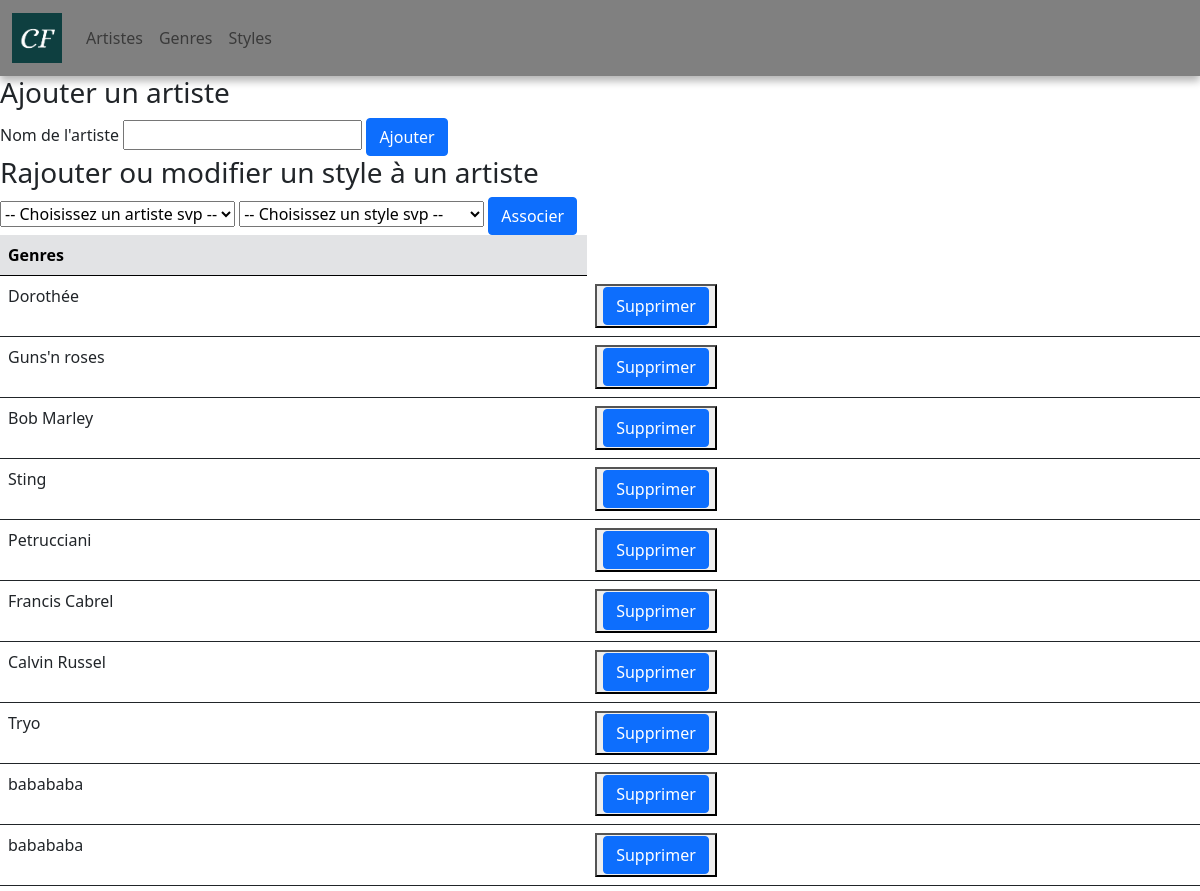
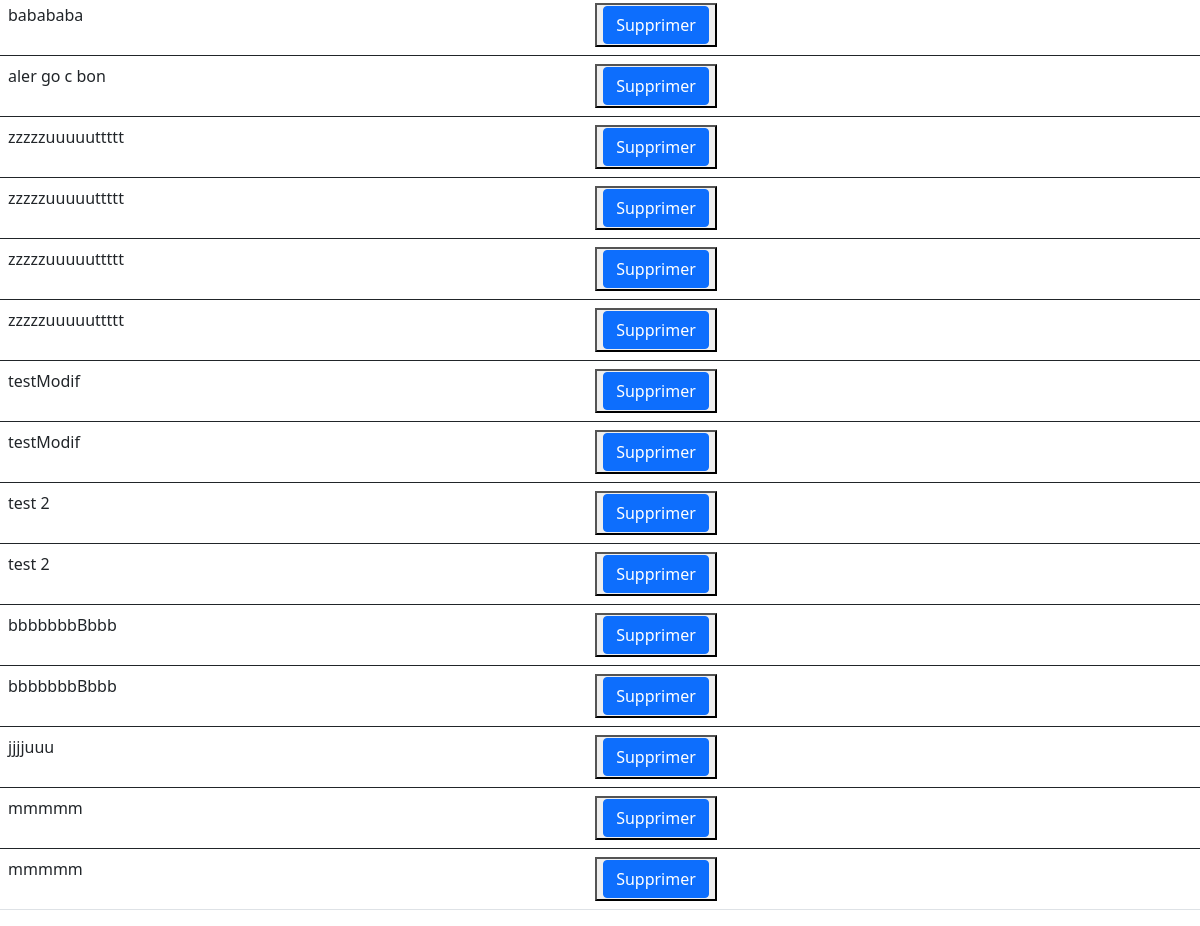
The app's page /eval_findlay2/artiste.php with its own data (2 pictures, top to bottom).
### tables this page shows
CREATE TABLE `artists` (
  `artist-id` int(11) NOT NULL,
  `artist_name` varchar(255) NOT NULL
);

### eval_findlay2/artiste.php (the view, shortened to what this page needs)
<!doctype html>
<html lang="fr">
<head>
    <link href="https://cdn.jsdelivr.net/npm/bootstrap@5.1.0/dist/css/bootstrap.min.css" rel="stylesheet"
>
</head>
<body>
    <?php
require_once 'menu.php';
try {
    $connexion = new PDO(DB_DRIVER . ":host=" . DB_HOST . ";dbname=" . DB_NAME . ";charset=" . DB_CHARSET, DB_LOGIN, DB_PASS, DB_OPTIONS);
} catch (PDOException $e) {
    exit("❌🙀💀 OOPS :\n" . $e->getMessage());
}
$requete = "SELECT * FROM `artists`";
$prepare = $connexion->prepare($requete);
$prepare->execute();
$artiste = $prepare->fetchAll();
?>
    <h3>Ajouter un artiste</h3>
    <form method="post">
        <label>Nom de l'artiste</label>
        <input type="text" name="artist_name" required>
        <button type="submit" name="ajouter" value="ajouter" class="btn btn-primary">Ajouter</button>
    </form>
    <h3>Rajouter ou modifier un style à un artiste</h3>
    <form method="post">
        <select name="assoc_artiste_id" required>
            <option value=""> -- Choisissez un artiste svp -- </option>
        </select>
        <select name="assoc_style_id" required>
            <option value=""> -- Choisissez un style svp -- </option>
        </select>
        <button type="submit" name="associer" value="associer" class="btn btn-primary">Associer</button>
    </form>
    <table class="table">
        <thead>
            <tr class="table-secondary">
                <th scope="col">Genres</th>
            </tr>
        </thead>
        <?php foreach ($artiste as $artist) {?>
        <tbody>
            <tr>
                <td><?=(htmlentities($artist['artist_name']))?></td>
                <td><button type="submit"
                        onclick="return confirm('Êtes-vous sûr de vouloir supprimer cet artiste ?');"><a
                            class="btn btn-primary "
                            href="artiste.php?id=<?=$artist['artist_id']?>">Supprimer</a></button>
                </td>
            </tr>
        </tbody>
        <?php
}
?>
    </table>
</body>
</html>

### records on screen
artists: artist_name "Dorothée"
artists: artist_name "Guns'n roses"
artists: artist_name "Bob Marley"
artists: artist_name "Sting"
artists: artist_name "Petrucciani"
artists: artist_name "Francis Cabrel"
artists: artist_name "Calvin Russel"
artists: artist_name "Tryo"
artists: artist_name "babababa"
artists: artist_name "babababa"
artists: artist_name "babababa"
artists: artist_name "aler go c bon"
artists: artist_name "zzzzzuuuuuttttt"
artists: artist_name "zzzzzuuuuuttttt"
artists: artist_name "zzzzzuuuuuttttt"
artists: artist_name "zzzzzuuuuuttttt"
artists: artist_name "testModif"
artists: artist_name "testModif"
artists: artist_name "test 2"
artists: artist_name "test 2"
artists: artist_name "bbbbbbbBbbb"
artists: artist_name "bbbbbbbBbbb"
artists: artist_name "jjjjuuu"
artists: artist_name "mmmmm"
artists: artist_name "mmmmm"
